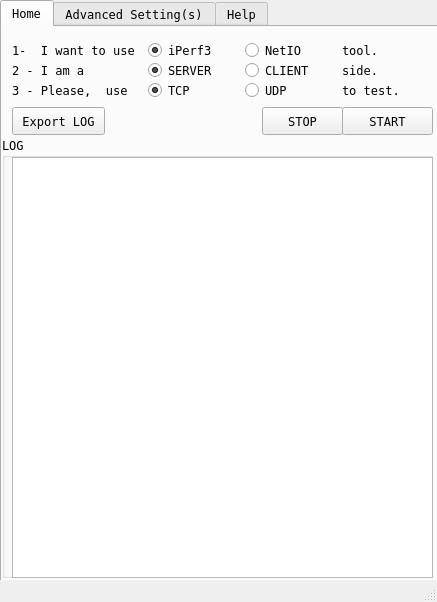
<?xml version="1.0" encoding="UTF-8"?>
<ui version="4.0">
 <class>mainWindow</class>
 <widget class="QMainWindow" name="mainWindow">
  <property name="windowModality">
   <enum>Qt::WindowModal</enum>
  </property>
  <property name="enabled">
   <bool>true</bool>
  </property>
  <property name="geometry">
   <rect>
    <x>0</x>
    <y>0</y>
    <width>437</width>
    <height>602</height>
   </rect>
  </property>
  <property name="font">
   <font>
    <family>Fixedsys</family>
    <pointsize>8</pointsize>
    <weight>50</weight>
    <bold>false</bold>
   </font>
  </property>
  <property name="acceptDrops">
   <bool>true</bool>
  </property>
  <property name="windowTitle">
   <string extracomment="written by mcagriaksoy">Network Performance Test Tool</string>
  </property>
  <property name="windowIcon">
   <iconset>
    <normaloff>icon.ico</normaloff>icon.ico</iconset>
  </property>
  <property name="toolTip">
   <string>Network Performance Test Tool</string>
  </property>
  <property name="statusTip">
   <string>Network Performance Test Tool</string>
  </property>
  <property name="whatsThis">
   <string>Network Performance Test Tool</string>
  </property>
  <property name="accessibleName">
   <string>Network Performance Test Tool</string>
  </property>
  <property name="accessibleDescription">
   <string>Network Performance Test Tool</string>
  </property>
  <property name="autoFillBackground">
   <bool>true</bool>
  </property>
  <property name="locale">
   <locale language="English" country="Germany"/>
  </property>
  <property name="iconSize">
   <size>
    <width>50</width>
    <height>50</height>
   </size>
  </property>
  <property name="toolButtonStyle">
   <enum>Qt::ToolButtonTextUnderIcon</enum>
  </property>
  <property name="unifiedTitleAndToolBarOnMac">
   <bool>false</bool>
  </property>
  <widget class="QWidget" name="centralwidget">
   <widget class="QTabWidget" name="tabWidget">
    <property name="geometry">
     <rect>
      <x>0</x>
      <y>0</y>
      <width>441</width>
      <height>601</height>
     </rect>
    </property>
    <property name="font">
     <font>
      <family>Fixedsys</family>
      <pointsize>9</pointsize>
      <weight>50</weight>
      <bold>false</bold>
     </font>
    </property>
    <property name="accessibleName">
     <string/>
    </property>
    <property name="currentIndex">
     <number>0</number>
    </property>
    <widget class="QWidget" name="tab">
     <attribute name="title">
      <string>Home</string>
     </attribute>
     <widget class="QWidget" name="horizontalLayoutWidget">
      <property name="geometry">
       <rect>
        <x>10</x>
        <y>30</y>
        <width>421</width>
        <height>27</height>
       </rect>
      </property>
      <property name="font">
       <font>
        <family>Fixedsys</family>
        <pointsize>9</pointsize>
        <weight>50</weight>
        <bold>false</bold>
       </font>
      </property>
      <layout class="QHBoxLayout" name="horizontalLayout">
       <item>
        <widget class="QLabel" name="label">
         <property name="font">
          <font>
           <family>Fixedsys</family>
           <pointsize>9</pointsize>
           <weight>50</weight>
           <bold>false</bold>
          </font>
         </property>
         <property name="text">
          <string>2 - I am a        </string>
         </property>
        </widget>
       </item>
       <item>
        <widget class="QRadioButton" name="server_radio">
         <property name="font">
          <font>
           <family>Fixedsys</family>
           <pointsize>9</pointsize>
           <weight>50</weight>
           <bold>false</bold>
          </font>
         </property>
         <property name="text">
          <string>SERVER</string>
         </property>
         <property name="checked">
          <bool>true</bool>
         </property>
        </widget>
       </item>
       <item>
        <widget class="QRadioButton" name="client_radio">
         <property name="font">
          <font>
           <family>Fixedsys</family>
           <pointsize>9</pointsize>
           <weight>50</weight>
           <bold>false</bold>
          </font>
         </property>
         <property name="text">
          <string>CLIENT</string>
         </property>
        </widget>
       </item>
       <item>
        <widget class="QLabel" name="label_5">
         <property name="font">
          <font>
           <family>Fixedsys</family>
           <pointsize>9</pointsize>
           <weight>50</weight>
           <bold>false</bold>
          </font>
         </property>
         <property name="text">
          <string>side.</string>
         </property>
        </widget>
       </item>
      </layout>
     </widget>
     <widget class="QWidget" name="horizontalLayoutWidget_2">
      <property name="geometry">
       <rect>
        <x>10</x>
        <y>50</y>
        <width>421</width>
        <height>27</height>
       </rect>
      </property>
      <property name="font">
       <font>
        <family>Fixedsys</family>
        <pointsize>9</pointsize>
        <weight>50</weight>
        <bold>false</bold>
       </font>
      </property>
      <layout class="QHBoxLayout" name="horizontalLayout_2">
       <item>
        <widget class="QLabel" name="label_3">
         <property name="font">
          <font>
           <family>Fixedsys</family>
           <pointsize>9</pointsize>
           <weight>50</weight>
           <bold>false</bold>
          </font>
         </property>
         <property name="text">
          <string>3 - Please,  use  </string>
         </property>
        </widget>
       </item>
       <item>
        <widget class="QRadioButton" name="tcp_radio">
         <property name="font">
          <font>
           <family>Fixedsys</family>
           <pointsize>9</pointsize>
           <weight>50</weight>
           <bold>false</bold>
          </font>
         </property>
         <property name="text">
          <string>TCP</string>
         </property>
         <property name="checked">
          <bool>true</bool>
         </property>
        </widget>
       </item>
       <item>
        <widget class="QRadioButton" name="udp_radio">
         <property name="font">
          <font>
           <family>Fixedsys</family>
           <pointsize>9</pointsize>
           <weight>50</weight>
           <bold>false</bold>
          </font>
         </property>
         <property name="text">
          <string>UDP</string>
         </property>
        </widget>
       </item>
       <item>
        <widget class="QLabel" name="label_4">
         <property name="font">
          <font>
           <family>Fixedsys</family>
           <pointsize>9</pointsize>
           <weight>50</weight>
           <bold>false</bold>
          </font>
         </property>
         <property name="text">
          <string>to test.</string>
         </property>
        </widget>
       </item>
      </layout>
     </widget>
     <widget class="QGroupBox" name="groupBox_2">
      <property name="geometry">
       <rect>
        <x>0</x>
        <y>110</y>
        <width>431</width>
        <height>441</height>
       </rect>
      </property>
      <property name="font">
       <font>
        <family>Fixedsys</family>
        <pointsize>9</pointsize>
        <weight>50</weight>
        <bold>false</bold>
       </font>
      </property>
      <property name="title">
       <string>LOG</string>
      </property>
      <widget class="QTextEdit" name="textEdit">
       <property name="geometry">
        <rect>
         <x>10</x>
         <y>20</y>
         <width>421</width>
         <height>421</height>
        </rect>
       </property>
       <property name="font">
        <font>
         <family>Fixedsys</family>
         <pointsize>9</pointsize>
         <weight>50</weight>
         <bold>false</bold>
        </font>
       </property>
       <property name="readOnly">
        <bool>true</bool>
       </property>
      </widget>
     </widget>
     <widget class="QWidget" name="horizontalLayoutWidget_3">
      <property name="geometry">
       <rect>
        <x>10</x>
        <y>10</y>
        <width>421</width>
        <height>27</height>
       </rect>
      </property>
      <property name="font">
       <font>
        <family>Fixedsys</family>
        <pointsize>9</pointsize>
        <weight>50</weight>
        <bold>false</bold>
       </font>
      </property>
      <layout class="QHBoxLayout" name="horizontalLayout_3">
       <item>
        <widget class="QLabel" name="label_6">
         <property name="font">
          <font>
           <family>Fixedsys</family>
           <pointsize>9</pointsize>
           <weight>50</weight>
           <bold>false</bold>
          </font>
         </property>
         <property name="text">
          <string>1-  I want to use </string>
         </property>
        </widget>
       </item>
       <item>
        <widget class="QRadioButton" name="iperf_button">
         <property name="font">
          <font>
           <family>Fixedsys</family>
           <pointsize>9</pointsize>
           <weight>50</weight>
           <bold>false</bold>
          </font>
         </property>
         <property name="text">
          <string>iPerf3</string>
         </property>
         <property name="checked">
          <bool>true</bool>
         </property>
        </widget>
       </item>
       <item>
        <widget class="QRadioButton" name="netio_button">
         <property name="font">
          <font>
           <family>Fixedsys</family>
           <pointsize>9</pointsize>
           <weight>50</weight>
           <bold>false</bold>
          </font>
         </property>
         <property name="text">
          <string>NetIO</string>
         </property>
        </widget>
       </item>
       <item>
        <widget class="QLabel" name="label_7">
         <property name="font">
          <font>
           <family>Fixedsys</family>
           <pointsize>9</pointsize>
           <weight>50</weight>
           <bold>false</bold>
          </font>
         </property>
         <property name="text">
          <string>tool.</string>
         </property>
        </widget>
       </item>
      </layout>
     </widget>
     <widget class="QPushButton" name="stop_button">
      <property name="geometry">
       <rect>
        <x>260</x>
        <y>80</y>
        <width>81</width>
        <height>28</height>
       </rect>
      </property>
      <property name="font">
       <font>
        <family>Fixedsys</family>
        <pointsize>9</pointsize>
        <weight>50</weight>
        <bold>false</bold>
       </font>
      </property>
      <property name="text">
       <string>STOP</string>
      </property>
     </widget>
     <widget class="QPushButton" name="start_button">
      <property name="geometry">
       <rect>
        <x>340</x>
        <y>80</y>
        <width>91</width>
        <height>28</height>
       </rect>
      </property>
      <property name="font">
       <font>
        <family>Fixedsys</family>
        <pointsize>9</pointsize>
        <weight>50</weight>
        <bold>false</bold>
       </font>
      </property>
      <property name="text">
       <string>START</string>
      </property>
     </widget>
     <widget class="QPushButton" name="pushButton">
      <property name="geometry">
       <rect>
        <x>10</x>
        <y>80</y>
        <width>93</width>
        <height>28</height>
       </rect>
      </property>
      <property name="font">
       <font>
        <family>Fixedsys</family>
       </font>
      </property>
      <property name="text">
       <string>Export LOG</string>
      </property>
     </widget>
    </widget>
    <widget class="QWidget" name="tab_3">
     <attribute name="title">
      <string>Advanced Setting(s)</string>
     </attribute>
     <widget class="QGroupBox" name="groupBox">
      <property name="geometry">
       <rect>
        <x>0</x>
        <y>10</y>
        <width>431</width>
        <height>181</height>
       </rect>
      </property>
      <property name="font">
       <font>
        <family>Fixedsys</family>
        <pointsize>9</pointsize>
        <weight>50</weight>
        <bold>false</bold>
       </font>
      </property>
      <property name="title">
       <string>Advanced Settings</string>
      </property>
      <widget class="QCheckBox" name="checkBox_3">
       <property name="geometry">
        <rect>
         <x>340</x>
         <y>90</y>
         <width>101</width>
         <height>20</height>
        </rect>
       </property>
       <property name="font">
        <font>
         <family>Fixedsys</family>
         <pointsize>9</pointsize>
         <weight>50</weight>
         <bold>false</bold>
        </font>
       </property>
       <property name="text">
        <string>no-delay</string>
       </property>
      </widget>
      <widget class="QWidget" name="gridLayoutWidget">
       <property name="geometry">
        <rect>
         <x>10</x>
         <y>30</y>
         <width>321</width>
         <height>141</height>
        </rect>
       </property>
       <property name="font">
        <font>
         <family>Fixedsys</family>
         <pointsize>9</pointsize>
         <weight>50</weight>
         <bold>false</bold>
        </font>
       </property>
       <layout class="QGridLayout" name="gridLayout">
        <property name="sizeConstraint">
         <enum>QLayout::SetDefaultConstraint</enum>
        </property>
        <item row="0" column="0">
         <widget class="QLabel" name="label_8">
          <property name="font">
           <font>
            <family>Fixedsys</family>
            <pointsize>9</pointsize>
            <weight>50</weight>
            <bold>false</bold>
           </font>
          </property>
          <property name="text">
           <string>Bandwidth (0 for ∞): </string>
          </property>
         </widget>
        </item>
        <item row="2" column="0">
         <widget class="QLabel" name="label_10">
          <property name="font">
           <font>
            <family>Fixedsys</family>
            <pointsize>9</pointsize>
            <weight>50</weight>
            <bold>false</bold>
           </font>
          </property>
          <property name="text">
           <string>Window Size:</string>
          </property>
         </widget>
        </item>
        <item row="3" column="0">
         <widget class="QLabel" name="label_9">
          <property name="font">
           <font>
            <family>Fixedsys</family>
            <pointsize>9</pointsize>
            <weight>50</weight>
            <bold>false</bold>
           </font>
          </property>
          <property name="text">
           <string>Time (seconds):</string>
          </property>
         </widget>
        </item>
        <item row="1" column="0">
         <widget class="QLabel" name="label_11">
          <property name="font">
           <font>
            <family>Fixedsys</family>
            <pointsize>9</pointsize>
            <weight>50</weight>
            <bold>false</bold>
           </font>
          </property>
          <property name="text">
           <string>MTU Size:</string>
          </property>
         </widget>
        </item>
        <item row="2" column="1">
         <widget class="QTextEdit" name="textEdit_5">
          <property name="font">
           <font>
            <family>Fixedsys</family>
            <pointsize>9</pointsize>
            <weight>50</weight>
            <bold>false</bold>
           </font>
          </property>
         </widget>
        </item>
        <item row="3" column="1">
         <widget class="QTextEdit" name="textEdit_6">
          <property name="font">
           <font>
            <family>Fixedsys</family>
            <pointsize>9</pointsize>
            <weight>50</weight>
            <bold>false</bold>
           </font>
          </property>
         </widget>
        </item>
        <item row="0" column="1">
         <widget class="QTextEdit" name="textEdit_2">
          <property name="font">
           <font>
            <family>Fixedsys</family>
            <pointsize>9</pointsize>
            <weight>50</weight>
            <bold>false</bold>
           </font>
          </property>
         </widget>
        </item>
        <item row="1" column="1">
         <widget class="QTextEdit" name="textEdit_4">
          <property name="font">
           <font>
            <family>Fixedsys</family>
            <pointsize>9</pointsize>
            <weight>50</weight>
            <bold>false</bold>
           </font>
          </property>
         </widget>
        </item>
       </layout>
      </widget>
      <widget class="QRadioButton" name="radioButton">
       <property name="geometry">
        <rect>
         <x>340</x>
         <y>40</y>
         <width>95</width>
         <height>20</height>
        </rect>
       </property>
       <property name="text">
        <string>Ipv4</string>
       </property>
      </widget>
      <widget class="QRadioButton" name="radioButton_2">
       <property name="geometry">
        <rect>
         <x>340</x>
         <y>60</y>
         <width>95</width>
         <height>20</height>
        </rect>
       </property>
       <property name="text">
        <string>Ipv6</string>
       </property>
      </widget>
     </widget>
    </widget>
    <widget class="QWidget" name="tab_2">
     <attribute name="title">
      <string>Help</string>
     </attribute>
     <widget class="QTextBrowser" name="textBrowser">
      <property name="geometry">
       <rect>
        <x>0</x>
        <y>0</y>
        <width>431</width>
        <height>551</height>
       </rect>
      </property>
      <property name="html">
       <string>&lt;!DOCTYPE HTML PUBLIC &quot;-//W3C//DTD HTML 4.0//EN&quot; &quot;http://www.w3.org/TR/REC-html40/strict.dtd&quot;&gt;
&lt;html&gt;&lt;head&gt;&lt;meta name=&quot;qrichtext&quot; content=&quot;1&quot; /&gt;&lt;style type=&quot;text/css&quot;&gt;
p, li { white-space: pre-wrap; }
&lt;/style&gt;&lt;/head&gt;&lt;body style=&quot; font-family:'Fixedsys'; font-size:9pt; font-weight:400; font-style:normal;&quot;&gt;
&lt;p align=&quot;justify&quot; style=&quot; margin-top:0px; margin-bottom:0px; margin-left:0px; margin-right:0px; -qt-block-indent:0; text-indent:0px;&quot;&gt;Network Performance tool is a helper UI tool for testing your network TCP throughput and possible errors. It is created by mcagriaksoy. &lt;/p&gt;
&lt;p align=&quot;justify&quot; style=&quot;-qt-paragraph-type:empty; margin-top:0px; margin-bottom:0px; margin-left:0px; margin-right:0px; -qt-block-indent:0; text-indent:0px;&quot;&gt;&lt;br /&gt;&lt;/p&gt;
&lt;p align=&quot;justify&quot; style=&quot; margin-top:0px; margin-bottom:0px; margin-left:0px; margin-right:0px; -qt-block-indent:0; text-indent:0px;&quot;&gt;More information and if there is a bug, feel free to fix or open issue: &lt;a href=&quot;github.com/mcagriaksoy/networkPerfTest&quot;&gt;&lt;span style=&quot; text-decoration: underline; color:#0000ff;&quot;&gt;github.com/mcagriaksoy/networkPerfTest&lt;/span&gt;&lt;/a&gt;&lt;/p&gt;
&lt;p align=&quot;justify&quot; style=&quot;-qt-paragraph-type:empty; margin-top:0px; margin-bottom:0px; margin-left:0px; margin-right:0px; -qt-block-indent:0; text-indent:0px; text-decoration: underline; color:#0000ff;&quot;&gt;&lt;br /&gt;&lt;/p&gt;
&lt;p align=&quot;justify&quot; style=&quot; margin-top:0px; margin-bottom:0px; margin-left:0px; margin-right:0px; -qt-block-indent:0; text-indent:0px;&quot;&gt;&lt;a href=&quot;github.com/mcagriaksoy/networkPerfTest&quot;&gt;&lt;span style=&quot; text-decoration: underline; color:#0000ff;&quot;&gt;Version Info&lt;/span&gt;&lt;/a&gt;&lt;/p&gt;
&lt;p align=&quot;justify&quot; style=&quot;-qt-paragraph-type:empty; margin-top:0px; margin-bottom:0px; margin-left:0px; margin-right:0px; -qt-block-indent:0; text-indent:0px;&quot;&gt;&lt;br /&gt;&lt;/p&gt;
&lt;p align=&quot;justify&quot; style=&quot; margin-top:0px; margin-bottom:0px; margin-left:0px; margin-right:0px; -qt-block-indent:0; text-indent:0px;&quot;&gt;The IPerf tool license file:&lt;/p&gt;
&lt;p align=&quot;justify&quot; style=&quot;-qt-paragraph-type:empty; margin-top:0px; margin-bottom:0px; margin-left:0px; margin-right:0px; -qt-block-indent:0; text-indent:0px;&quot;&gt;&lt;br /&gt;&lt;/p&gt;
&lt;p align=&quot;justify&quot; style=&quot; margin-top:0px; margin-bottom:0px; margin-left:0px; margin-right:0px; -qt-block-indent:0; text-indent:0px;&quot;&gt;&amp;quot;iperf, Copyright (c) 2014-2023, The Regents of the University of California, through Lawrence Berkeley National Laboratory (subject to receipt of any required approvals from the U.S. Dept. of Energy).  All rights reserved.&amp;quot;&lt;/p&gt;
&lt;p align=&quot;justify&quot; style=&quot;-qt-paragraph-type:empty; margin-top:0px; margin-bottom:0px; margin-left:0px; margin-right:0px; -qt-block-indent:0; text-indent:0px;&quot;&gt;&lt;br /&gt;&lt;/p&gt;
&lt;p align=&quot;justify&quot; style=&quot; margin-top:0px; margin-bottom:0px; margin-left:0px; margin-right:0px; -qt-block-indent:0; text-indent:0px;&quot;&gt;The NETIO tool license file: &lt;/p&gt;
&lt;p align=&quot;justify&quot; style=&quot;-qt-paragraph-type:empty; margin-top:0px; margin-bottom:0px; margin-left:0px; margin-right:0px; -qt-block-indent:0; text-indent:0px;&quot;&gt;&lt;br /&gt;&lt;/p&gt;
&lt;p align=&quot;justify&quot; style=&quot; margin-top:0px; margin-bottom:0px; margin-left:0px; margin-right:0px; -qt-block-indent:0; text-indent:0px;&quot;&gt;NETIO - Network Benchmark, Version 1.32 (C) 1997-2012 Kai Uwe Rommel This is a network benchmark for OS/2 2.x, Windows, Linux and Unix. It measures the net throughput of a network via TCP and UDP protocols using various different packet sizes. There is no warranty. Use this software on your own risk. Due to the complexity and variety of today's hardware and software which may be used to run these programs, I am not responsible for any damage or loss of data or hardware failures or other damage caused by correct or incorrect use of this software. It was tested very well and is expected to work correctly, but nobody can actually guarantee this under any circumstances. And because this software is essentially free (even if you register, you don't pay for using this software but for the service of getting upgrades), you get what you pay for ... Author: Kai Uwe Rommel Muenchen, Germany E-mail: rommel@ars.de &lt;/p&gt;&lt;/body&gt;&lt;/html&gt;</string>
      </property>
     </widget>
     <widget class="QLabel" name="label_2">
      <property name="geometry">
       <rect>
        <x>20</x>
        <y>30</y>
        <width>55</width>
        <height>16</height>
       </rect>
      </property>
      <property name="text">
       <string/>
      </property>
     </widget>
     <widget class="QLabel" name="label_12">
      <property name="geometry">
       <rect>
        <x>320</x>
        <y>100</y>
        <width>81</width>
        <height>71</height>
       </rect>
      </property>
      <property name="text">
       <string/>
      </property>
      <property name="pixmap">
       <pixmap>icon.ico</pixmap>
      </property>
      <property name="scaledContents">
       <bool>true</bool>
      </property>
      <property name="wordWrap">
       <bool>true</bool>
      </property>
     </widget>
    </widget>
   </widget>
  </widget>
  <widget class="QStatusBar" name="statusbar"/>
 </widget>
 <resources/>
 <connections/>
</ui>
